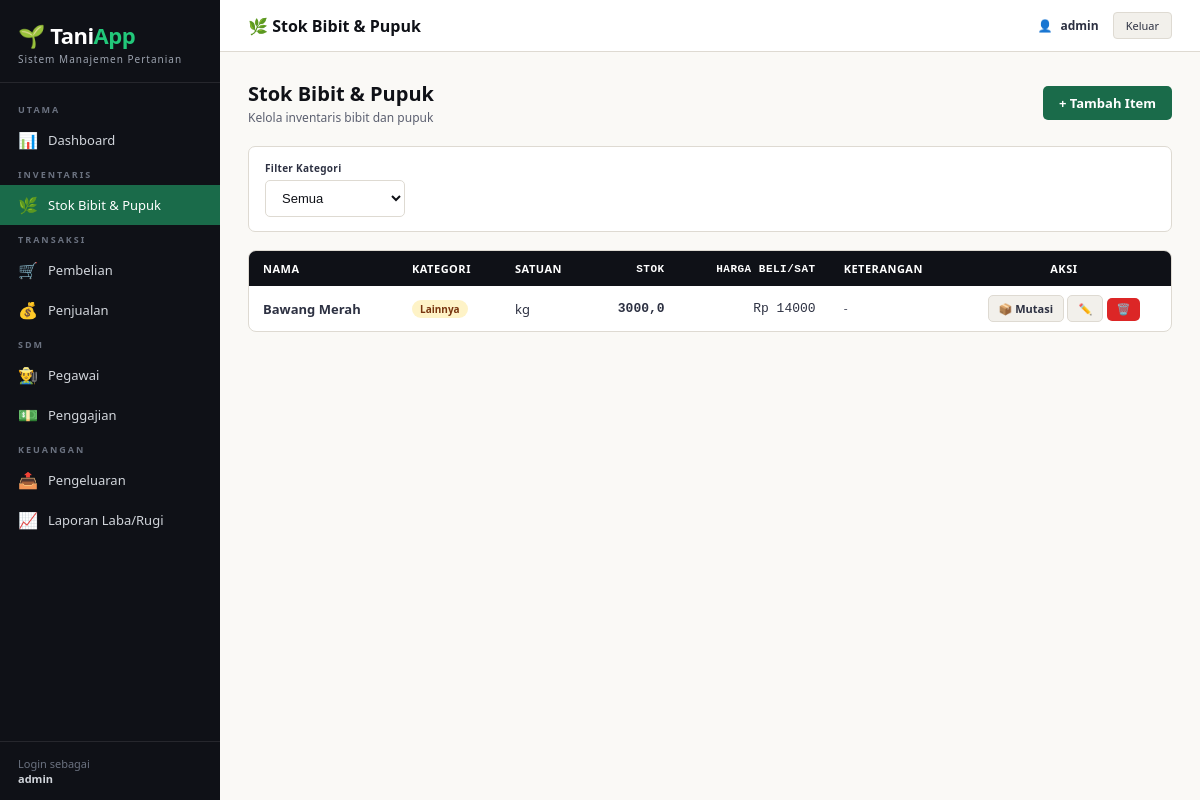
/stok/ (signed in), run on the app's committed database.
### stok/models.py (models this page shows, shortened)
class Stok(models.Model):
    nama      = models.CharField(max_length=150)
    kategori  = models.CharField(max_length=20, choices=KategoriStok.choices)
    satuan    = models.CharField(max_length=30, help_text='contoh: kg, liter, batang, karung')
    stok      = models.FloatField(default=0)
    harga_beli = models.FloatField(default=0, help_text='Harga beli per satuan (Rp)')
    keterangan = models.TextField(blank=True, default='')
    updated_at = models.DateTimeField(auto_now=True)
    class Meta:
        ordering = ['kategori', 'nama']

### stok/views.py (the view)
# urls.py: path('',               views.list_stok,    name='list_stok'),
@login_required
def list_stok(request):
    kategori = request.GET.get('kategori', '')
    qs = Stok.objects.all()
    if kategori:
        qs = qs.filter(kategori=kategori)
    return render(request, 'stok/list.html', {'stok_list': qs, 'kategori': kategori})

### templates/stok/list.html (shortened to what this page needs)
{% extends "base.html" %}
{% block topbar_title %}🌿 Stok Bibit & Pupuk{% endblock %}
{% block nav_stok %}active{% endblock %}
{% block content %}
<div class="page-header">
  <div><h1>Stok Bibit & Pupuk</h1><p>Kelola inventaris bibit dan pupuk</p></div>
  <a href="/stok/tambah/" class="btn btn-primary">+ Tambah Item</a>
</div>
<div class="filter-bar">
  <div class="form-group">
    <label>Filter Kategori</label>
    <select onchange="location.href='?kategori='+this.value">
      <option value="" {% if not kategori %}selected{% endif %}>Semua</option>
    </select>
  </div>
</div>
<div class="table-wrap">
  <table>
    <thead>
      <tr>
        <th>Nama</th><th>Kategori</th><th>Satuan</th>
        <th class="td-right">Stok</th><th class="td-right">Harga Beli/Sat</th>
        <th>Keterangan</th><th class="td-center">Aksi</th>
      </tr>
    </thead>
    <tbody>
      {% for s in stok_list %}
      <tr>
        <td><strong>{{ s.nama }}</strong></td>
        <td><span class="badge badge-{{ s.kategori }}">{{ s.get_kategori_display }}</span></td>
        <td>{{ s.satuan }}</td>
        <td class="td-right {% if s.stok <= 10 %}text-red{% endif %}">
          <strong>{{ s.stok|floatformat:1 }}</strong>
        </td>
        <td class="td-right">Rp {{ s.harga_beli|floatformat:0 }}</td>
        <td class="text-muted">{{ s.keterangan|default:"-" }}</td>
        <td class="td-center" style="white-space:nowrap">
          <a href="/stok/{{ s.pk }}/mutasi/" class="btn btn-secondary btn-sm">📦 Mutasi</a>
          <a href="/stok/{{ s.pk }}/edit/" class="btn btn-secondary btn-sm">✏️</a>
          <form method="post" action="/stok/{{ s.pk }}/hapus/" style="display:inline" onsubmit="return confirm('Hapus stok {{ s.nama }}?')">
            <button type="submit" class="btn btn-danger btn-sm">🗑️</button>
          </form>
        </td>
      </tr>
      {% empty %}
      <tr><td colspan="7" class="td-center text-muted" style="padding:24px">Belum ada stok. <a href="/stok/tambah/" style="color:var(--green)">Tambah sekarang →</a></td></tr>
      {% endfor %}
    </tbody>
  </table>
</div>
{% endblock %}

### templates/base.html (shortened to what this page needs)
<!DOCTYPE html>
<html lang="id">
<head>
</head>
<body>
<aside class="sidebar">
  <div class="sidebar-brand">
    <div class="logo">🌱 Tani<span>App</span></div>
    <div class="tagline">Sistem Manajemen Pertanian</div>
  </div>
  <nav class="nav">
    <div class="nav-section">Utama</div>
    <a href="/" class="{% block nav_dashboard %}{% endblock %}"><span class="ico">📊</span> Dashboard</a>
    <div class="nav-section">Inventaris</div>
    <a href="/stok/" class="{% block nav_stok %}{% endblock %}"><span class="ico">🌿</span> Stok Bibit & Pupuk</a>
    <div class="nav-section">Transaksi</div>
    <a href="/transaksi/pembelian/" class="{% block nav_beli %}{% endblock %}"><span class="ico">🛒</span> Pembelian</a>
    <a href="/transaksi/penjualan/" class="{% block nav_jual %}{% endblock %}"><span class="ico">💰</span> Penjualan</a>
    <div class="nav-section">SDM</div>
    <a href="/pegawai/" class="{% block nav_pegawai %}{% endblock %}"><span class="ico">👨‍🌾</span> Pegawai</a>
    <a href="/pegawai/penggajian/" class="{% block nav_gaji %}{% endblock %}"><span class="ico">💵</span> Penggajian</a>
    <div class="nav-section">Keuangan</div>
    <a href="/laporan/pengeluaran/" class="{% block nav_pengeluaran %}{% endblock %}"><span class="ico">📤</span> Pengeluaran</a>
    <a href="/laporan/laba-rugi/" class="{% block nav_laporan %}{% endblock %}"><span class="ico">📈</span> Laporan Laba/Rugi</a>
  </nav>
  <div class="sidebar-footer">
    Login sebagai<br><strong>{{ request.user.username }}</strong>
  </div>
</aside>
<div class="main">
  <div class="topbar">
    <div class="topbar-title">{% block topbar_title %}{% endblock %}</div>
    <div class="topbar-right">
      <div class="user-badge">👤 <strong>{{ request.user.username }}</strong></div>
      <a href="/logout/" class="btn-logout">Keluar</a>
    </div>
  </div>
  <div class="content">
    {% block content %}{% endblock %}
  </div>
</div>
</body>
</html>

### templates/base.html (style rules this page uses)
:root { --green: #1a6b4a; --green2: #22c87a; --green3: #f0fdf4; --ink: #0f1117; --ink2: #2d3142; --ink3: #5c6070; --paper: #faf9f6; --paper2: #f2f0eb; --rule: #dedad2; --red: #dc2626; --blue: #1d4ed8; --gold: #b45309; --sidebar: 220px; }
*,*::before,*::after { margin:0;padding:0;box-sizing:border-box }
html { font-size:15px }
body { font-family:'Segoe UI',system-ui,sans-serif;background:var(--paper);color:var(--ink);display:flex;min-height:100vh }
.sidebar { width:var(--sidebar);background:var(--ink);color:#fff;display:flex;flex-direction:column;position:fixed;top:0;left:0;height:100vh;z-index:100;overflow-y:auto }
.sidebar-brand { padding:20px 18px 16px;border-bottom:1px solid #ffffff18 }
.sidebar-brand .logo { font-size:22px;font-weight:700;letter-spacing:-.5px;color:#fff }
.sidebar-brand .logo span { color:var(--green2) }
.sidebar-brand .tagline { font-size:10px;color:#9ca3af;letter-spacing:1px;margin-top:2px }
.nav { padding:12px 0;flex:1 }
.nav-section { padding:8px 18px 4px;font-size:9px;font-weight:600;letter-spacing:2px;text-transform:uppercase;color:#6b7280 }
.nav a { display:flex;align-items:center;gap:10px;padding:9px 18px;color:#d1d5db;text-decoration:none;font-size:13px;font-weight:500;transition:background .15s }
.nav a.active { background:var(--green);color:#fff }
.nav a .ico { font-size:16px;width:20px;text-align:center }
.sidebar-footer { padding:14px 18px;border-top:1px solid #ffffff18;font-size:11px;color:#6b7280 }
.sidebar-footer strong { color:#d1d5db }
.main { margin-left:var(--sidebar);flex:1;display:flex;flex-direction:column;min-height:100vh }
.topbar { background:#fff;border-bottom:1px solid var(--rule);padding:12px 28px;display:flex;align-items:center;justify-content:space-between;position:sticky;top:0;z-index:50 }
.topbar-title { font-size:16px;font-weight:700;color:var(--ink) }
.topbar-right { display:flex;align-items:center;gap:14px }
.user-badge { display:flex;align-items:center;gap:8px;font-size:12px;color:var(--ink3) }
.user-badge strong { color:var(--ink2) }
.btn-logout { font-size:11px;background:var(--paper2);border:1px solid var(--rule);border-radius:4px;padding:5px 12px;color:var(--ink2);text-decoration:none;font-weight:500 }
.content { padding:28px;flex:1 }
.page-header { display:flex;align-items:center;justify-content:space-between;margin-bottom:20px;gap:12px;flex-wrap:wrap }
.page-header h1 { font-size:20px;font-weight:700;color:var(--ink) }
.page-header p { font-size:12px;color:var(--ink3);margin-top:2px }
.btn { display:inline-flex;align-items:center;gap:6px;padding:8px 16px;border-radius:5px;font-size:13px;font-weight:600;text-decoration:none;border:none;cursor:pointer;transition:filter .15s }
.btn-primary { background:var(--green);color:#fff }
.btn-danger { background:var(--red);color:#fff }
.btn-secondary { background:var(--paper2);color:var(--ink2);border:1px solid var(--rule) }
.btn-sm { padding:5px 10px;font-size:11px }
.table-wrap { overflow-x:auto;background:#fff;border:1px solid var(--rule);border-radius:8px }
table { width:100%;border-collapse:collapse;font-size:13px }
thead th { background:var(--ink);color:#fff;padding:10px 14px;text-align:left;font-size:11px;font-weight:600;letter-spacing:.5px;text-transform:uppercase }
tbody td { padding:9px 14px;border-bottom:1px solid var(--rule);vertical-align:middle;color:var(--ink2) }
tbody tr:last-child td { border-bottom:none }
.td-right { text-align:right;font-family:monospace }
.td-center { text-align:center }
.badge { display:inline-block;padding:2px 8px;border-radius:100px;font-size:10px;font-weight:600 }
.badge-lainnya { background:#fef3c7;color:#78350f }
.form-group { margin-bottom:16px }
.form-group label { display:block;font-size:12px;font-weight:600;color:var(--ink2);margin-bottom:5px;letter-spacing:.3px }
.form-group input,.form-group select,.form-group textarea { width:100%;padding:9px 12px;border:1px solid var(--rule);border-radius:5px;font-size:13px;color:var(--ink);background:#fff;outline:none;transition:border .15s }
.filter-bar { background:#fff;border:1px solid var(--rule);border-radius:7px;padding:14px 16px;margin-bottom:18px;display:flex;gap:12px;flex-wrap:wrap;align-items:flex-end }
.filter-bar .form-group { margin-bottom:0;min-width:140px }
.filter-bar .form-group label { font-size:10px }
.text-muted { color:var(--ink3);font-size:12px }

### data on the page
Stok: nama "Bawang Merah", kategori "Lainnya", satuan "kg", stok "3000,0", harga_beli "14000", keterangan "-"

### other printed values
{{ request.user.username }} "admin"
